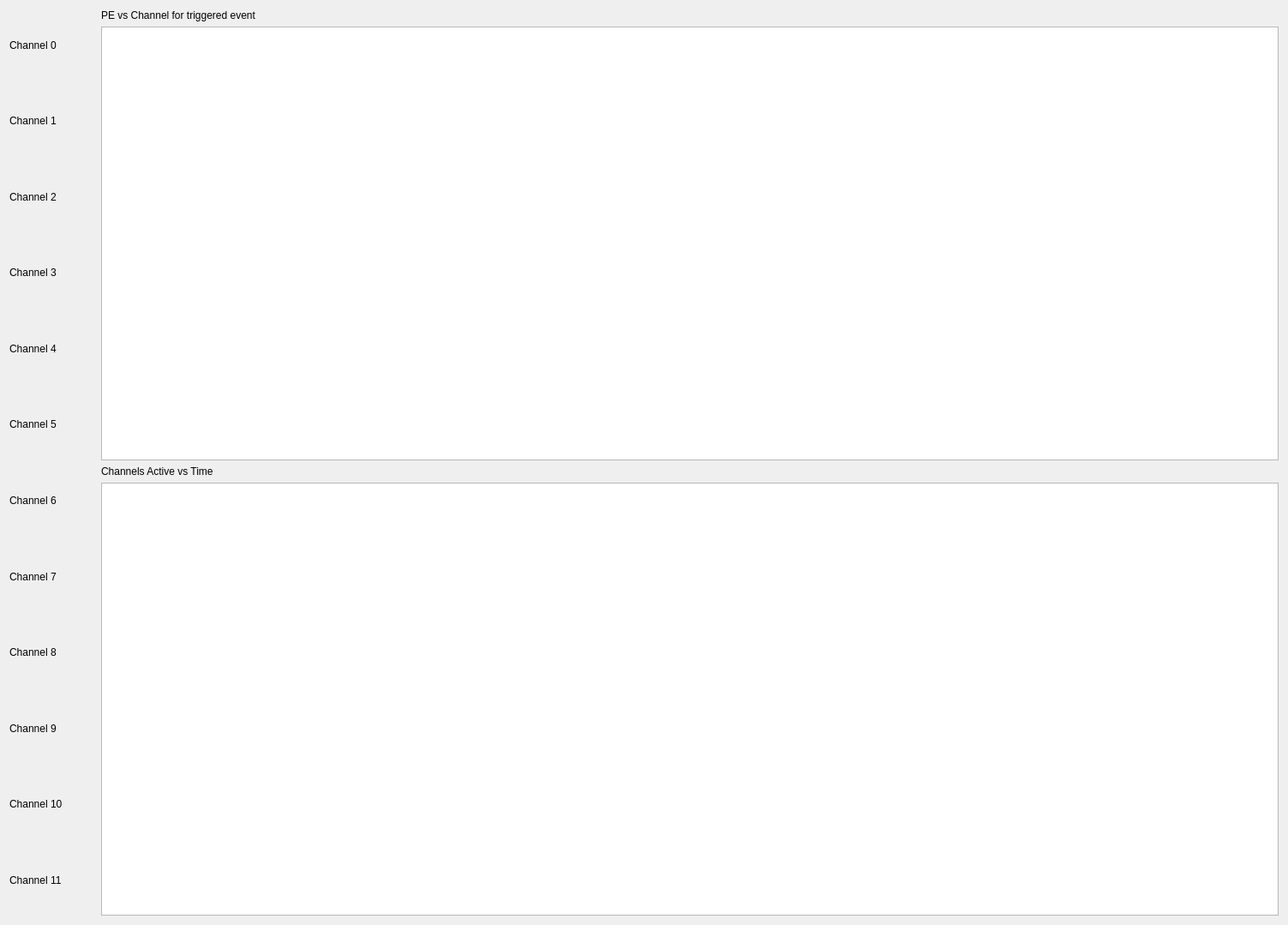
<?xml version="1.0" encoding="UTF-8"?>
<ui version="4.0">
 <class>Form</class>
 <widget class="QWidget" name="Form">
  <property name="geometry">
   <rect>
    <x>0</x>
    <y>0</y>
    <width>1503</width>
    <height>1079</height>
   </rect>
  </property>
  <property name="windowTitle">
   <string>Form</string>
  </property>
  <layout class="QHBoxLayout" name="horizontalLayout_2">
   <item>
    <layout class="QGridLayout" name="gridLayout">
     <item row="0" column="1">
      <widget class="PyDMByteIndicator" name="PyDMByteIndicator">
       <property name="minimumSize">
        <size>
         <width>20</width>
         <height>20</height>
        </size>
       </property>
       <property name="toolTip">
        <string/>
       </property>
       <property name="alarmSensitiveContent" stdset="0">
        <bool>false</bool>
       </property>
       <property name="alarmSensitiveBorder" stdset="0">
        <bool>true</bool>
       </property>
       <property name="PyDMToolTip" stdset="0">
        <string/>
       </property>
       <property name="channel" stdset="0">
        <string>rogue://0/root.TsDaqDataReceiver.Chnl[0]</string>
       </property>
       <property name="showLabels" stdset="0">
        <bool>false</bool>
       </property>
       <property name="bigEndian" stdset="0">
        <bool>false</bool>
       </property>
       <property name="circles" stdset="0">
        <bool>true</bool>
       </property>
       <property name="numBits" stdset="0">
        <number>1</number>
       </property>
       <property name="shift" stdset="0">
        <number>0</number>
       </property>
       <property name="labels" stdset="0">
        <stringlist>
         <string>Bit 0</string>
        </stringlist>
       </property>
      </widget>
     </item>
     <item row="3" column="0">
      <widget class="QLabel" name="label_3">
       <property name="text">
        <string>Channel 3</string>
       </property>
      </widget>
     </item>
     <item row="1" column="0">
      <widget class="QLabel" name="channel2Label">
       <property name="text">
        <string>Channel 1</string>
       </property>
      </widget>
     </item>
     <item row="9" column="0">
      <widget class="QLabel" name="label_9">
       <property name="text">
        <string>Channel 9</string>
       </property>
      </widget>
     </item>
     <item row="7" column="0">
      <widget class="QLabel" name="label_7">
       <property name="text">
        <string>Channel 7</string>
       </property>
      </widget>
     </item>
     <item row="2" column="1">
      <widget class="PyDMByteIndicator" name="PyDMByteIndicator_3">
       <property name="minimumSize">
        <size>
         <width>20</width>
         <height>20</height>
        </size>
       </property>
       <property name="toolTip">
        <string/>
       </property>
       <property name="alarmSensitiveContent" stdset="0">
        <bool>false</bool>
       </property>
       <property name="alarmSensitiveBorder" stdset="0">
        <bool>true</bool>
       </property>
       <property name="PyDMToolTip" stdset="0">
        <string/>
       </property>
       <property name="channel" stdset="0">
        <string>rogue://0/root.TsDaqDataReceiver.Chnl[2]</string>
       </property>
       <property name="showLabels" stdset="0">
        <bool>false</bool>
       </property>
       <property name="bigEndian" stdset="0">
        <bool>false</bool>
       </property>
       <property name="circles" stdset="0">
        <bool>true</bool>
       </property>
       <property name="numBits" stdset="0">
        <number>1</number>
       </property>
       <property name="shift" stdset="0">
        <number>0</number>
       </property>
       <property name="labels" stdset="0">
        <stringlist>
         <string>Bit 0</string>
        </stringlist>
       </property>
      </widget>
     </item>
     <item row="7" column="1">
      <widget class="PyDMByteIndicator" name="PyDMByteIndicator_8">
       <property name="minimumSize">
        <size>
         <width>20</width>
         <height>20</height>
        </size>
       </property>
       <property name="toolTip">
        <string/>
       </property>
       <property name="alarmSensitiveContent" stdset="0">
        <bool>false</bool>
       </property>
       <property name="alarmSensitiveBorder" stdset="0">
        <bool>true</bool>
       </property>
       <property name="PyDMToolTip" stdset="0">
        <string/>
       </property>
       <property name="channel" stdset="0">
        <string>rogue://0/root.TsDaqDataReceiver.Chnl[7]</string>
       </property>
       <property name="showLabels" stdset="0">
        <bool>false</bool>
       </property>
       <property name="bigEndian" stdset="0">
        <bool>false</bool>
       </property>
       <property name="circles" stdset="0">
        <bool>true</bool>
       </property>
       <property name="numBits" stdset="0">
        <number>1</number>
       </property>
       <property name="shift" stdset="0">
        <number>0</number>
       </property>
       <property name="labels" stdset="0">
        <stringlist>
         <string>Bit 0</string>
        </stringlist>
       </property>
      </widget>
     </item>
     <item row="8" column="0">
      <widget class="QLabel" name="label_8">
       <property name="text">
        <string>Channel 8</string>
       </property>
      </widget>
     </item>
     <item row="2" column="0">
      <widget class="QLabel" name="channel3Label">
       <property name="text">
        <string>Channel 2</string>
       </property>
      </widget>
     </item>
     <item row="4" column="0">
      <widget class="QLabel" name="label_4">
       <property name="text">
        <string>Channel 4</string>
       </property>
      </widget>
     </item>
     <item row="9" column="1">
      <widget class="PyDMByteIndicator" name="PyDMByteIndicator_10">
       <property name="minimumSize">
        <size>
         <width>20</width>
         <height>20</height>
        </size>
       </property>
       <property name="toolTip">
        <string/>
       </property>
       <property name="alarmSensitiveContent" stdset="0">
        <bool>false</bool>
       </property>
       <property name="alarmSensitiveBorder" stdset="0">
        <bool>true</bool>
       </property>
       <property name="PyDMToolTip" stdset="0">
        <string/>
       </property>
       <property name="channel" stdset="0">
        <string>rogue://0/root.TsDaqDataReceiver.Chnl[9]</string>
       </property>
       <property name="showLabels" stdset="0">
        <bool>false</bool>
       </property>
       <property name="bigEndian" stdset="0">
        <bool>false</bool>
       </property>
       <property name="circles" stdset="0">
        <bool>true</bool>
       </property>
       <property name="numBits" stdset="0">
        <number>1</number>
       </property>
       <property name="shift" stdset="0">
        <number>0</number>
       </property>
       <property name="labels" stdset="0">
        <stringlist>
         <string>Bit 0</string>
        </stringlist>
       </property>
      </widget>
     </item>
     <item row="5" column="0">
      <widget class="QLabel" name="label_5">
       <property name="text">
        <string>Channel 5</string>
       </property>
      </widget>
     </item>
     <item row="6" column="0">
      <widget class="QLabel" name="label_6">
       <property name="text">
        <string>Channel 6</string>
       </property>
      </widget>
     </item>
     <item row="11" column="0">
      <widget class="QLabel" name="label_11">
       <property name="text">
        <string>Channel 11</string>
       </property>
      </widget>
     </item>
     <item row="11" column="1">
      <widget class="PyDMByteIndicator" name="PyDMByteIndicator_12">
       <property name="minimumSize">
        <size>
         <width>20</width>
         <height>20</height>
        </size>
       </property>
       <property name="toolTip">
        <string/>
       </property>
       <property name="alarmSensitiveContent" stdset="0">
        <bool>false</bool>
       </property>
       <property name="alarmSensitiveBorder" stdset="0">
        <bool>true</bool>
       </property>
       <property name="PyDMToolTip" stdset="0">
        <string/>
       </property>
       <property name="channel" stdset="0">
        <string>rogue://0/root.TsDaqDataReceiver.Chnl[11]</string>
       </property>
       <property name="showLabels" stdset="0">
        <bool>false</bool>
       </property>
       <property name="bigEndian" stdset="0">
        <bool>false</bool>
       </property>
       <property name="circles" stdset="0">
        <bool>true</bool>
       </property>
       <property name="numBits" stdset="0">
        <number>1</number>
       </property>
       <property name="shift" stdset="0">
        <number>0</number>
       </property>
       <property name="labels" stdset="0">
        <stringlist>
         <string>Bit 0</string>
        </stringlist>
       </property>
      </widget>
     </item>
     <item row="4" column="1">
      <widget class="PyDMByteIndicator" name="PyDMByteIndicator_5">
       <property name="minimumSize">
        <size>
         <width>20</width>
         <height>20</height>
        </size>
       </property>
       <property name="toolTip">
        <string/>
       </property>
       <property name="alarmSensitiveContent" stdset="0">
        <bool>false</bool>
       </property>
       <property name="alarmSensitiveBorder" stdset="0">
        <bool>true</bool>
       </property>
       <property name="PyDMToolTip" stdset="0">
        <string/>
       </property>
       <property name="channel" stdset="0">
        <string>rogue://0/root.TsDaqDataReceiver.Chnl[4]</string>
       </property>
       <property name="showLabels" stdset="0">
        <bool>false</bool>
       </property>
       <property name="bigEndian" stdset="0">
        <bool>false</bool>
       </property>
       <property name="circles" stdset="0">
        <bool>true</bool>
       </property>
       <property name="numBits" stdset="0">
        <number>1</number>
       </property>
       <property name="shift" stdset="0">
        <number>0</number>
       </property>
       <property name="labels" stdset="0">
        <stringlist>
         <string>Bit 0</string>
        </stringlist>
       </property>
      </widget>
     </item>
     <item row="10" column="0">
      <widget class="QLabel" name="label_10">
       <property name="text">
        <string>Channel 10</string>
       </property>
      </widget>
     </item>
     <item row="0" column="0">
      <widget class="QLabel" name="helloLabel">
       <property name="text">
        <string>Channel 0</string>
       </property>
      </widget>
     </item>
     <item row="3" column="1">
      <widget class="PyDMByteIndicator" name="PyDMByteIndicator_4">
       <property name="minimumSize">
        <size>
         <width>20</width>
         <height>20</height>
        </size>
       </property>
       <property name="toolTip">
        <string/>
       </property>
       <property name="alarmSensitiveContent" stdset="0">
        <bool>false</bool>
       </property>
       <property name="alarmSensitiveBorder" stdset="0">
        <bool>true</bool>
       </property>
       <property name="PyDMToolTip" stdset="0">
        <string/>
       </property>
       <property name="channel" stdset="0">
        <string>rogue://0/root.TsDaqDataReceiver.Chnl[3]</string>
       </property>
       <property name="showLabels" stdset="0">
        <bool>false</bool>
       </property>
       <property name="bigEndian" stdset="0">
        <bool>false</bool>
       </property>
       <property name="circles" stdset="0">
        <bool>true</bool>
       </property>
       <property name="numBits" stdset="0">
        <number>1</number>
       </property>
       <property name="shift" stdset="0">
        <number>0</number>
       </property>
       <property name="labels" stdset="0">
        <stringlist>
         <string>Bit 0</string>
        </stringlist>
       </property>
      </widget>
     </item>
     <item row="5" column="1">
      <widget class="PyDMByteIndicator" name="PyDMByteIndicator_6">
       <property name="minimumSize">
        <size>
         <width>20</width>
         <height>20</height>
        </size>
       </property>
       <property name="toolTip">
        <string/>
       </property>
       <property name="alarmSensitiveContent" stdset="0">
        <bool>false</bool>
       </property>
       <property name="alarmSensitiveBorder" stdset="0">
        <bool>true</bool>
       </property>
       <property name="PyDMToolTip" stdset="0">
        <string/>
       </property>
       <property name="channel" stdset="0">
        <string>rogue://0/root.TsDaqDataReceiver.Chnl[5]</string>
       </property>
       <property name="showLabels" stdset="0">
        <bool>false</bool>
       </property>
       <property name="bigEndian" stdset="0">
        <bool>false</bool>
       </property>
       <property name="circles" stdset="0">
        <bool>true</bool>
       </property>
       <property name="numBits" stdset="0">
        <number>1</number>
       </property>
       <property name="shift" stdset="0">
        <number>0</number>
       </property>
       <property name="labels" stdset="0">
        <stringlist>
         <string>Bit 0</string>
        </stringlist>
       </property>
      </widget>
     </item>
     <item row="8" column="1">
      <widget class="PyDMByteIndicator" name="PyDMByteIndicator_9">
       <property name="minimumSize">
        <size>
         <width>20</width>
         <height>20</height>
        </size>
       </property>
       <property name="toolTip">
        <string/>
       </property>
       <property name="alarmSensitiveContent" stdset="0">
        <bool>false</bool>
       </property>
       <property name="alarmSensitiveBorder" stdset="0">
        <bool>true</bool>
       </property>
       <property name="PyDMToolTip" stdset="0">
        <string/>
       </property>
       <property name="channel" stdset="0">
        <string>rogue://0/root.TsDaqDataReceiver.Chnl[8]</string>
       </property>
       <property name="showLabels" stdset="0">
        <bool>false</bool>
       </property>
       <property name="bigEndian" stdset="0">
        <bool>false</bool>
       </property>
       <property name="circles" stdset="0">
        <bool>true</bool>
       </property>
       <property name="numBits" stdset="0">
        <number>1</number>
       </property>
       <property name="shift" stdset="0">
        <number>0</number>
       </property>
       <property name="labels" stdset="0">
        <stringlist>
         <string>Bit 0</string>
        </stringlist>
       </property>
      </widget>
     </item>
     <item row="10" column="1">
      <widget class="PyDMByteIndicator" name="PyDMByteIndicator_11">
       <property name="minimumSize">
        <size>
         <width>20</width>
         <height>20</height>
        </size>
       </property>
       <property name="toolTip">
        <string/>
       </property>
       <property name="alarmSensitiveContent" stdset="0">
        <bool>false</bool>
       </property>
       <property name="alarmSensitiveBorder" stdset="0">
        <bool>true</bool>
       </property>
       <property name="PyDMToolTip" stdset="0">
        <string/>
       </property>
       <property name="channel" stdset="0">
        <string>rogue://0/root.TsDaqDataReceiver.Chnl[10]</string>
       </property>
       <property name="showLabels" stdset="0">
        <bool>false</bool>
       </property>
       <property name="bigEndian" stdset="0">
        <bool>false</bool>
       </property>
       <property name="circles" stdset="0">
        <bool>true</bool>
       </property>
       <property name="numBits" stdset="0">
        <number>1</number>
       </property>
       <property name="shift" stdset="0">
        <number>0</number>
       </property>
       <property name="labels" stdset="0">
        <stringlist>
         <string>Bit 0</string>
        </stringlist>
       </property>
      </widget>
     </item>
     <item row="6" column="1">
      <widget class="PyDMByteIndicator" name="PyDMByteIndicator_7">
       <property name="minimumSize">
        <size>
         <width>20</width>
         <height>20</height>
        </size>
       </property>
       <property name="toolTip">
        <string/>
       </property>
       <property name="alarmSensitiveContent" stdset="0">
        <bool>false</bool>
       </property>
       <property name="alarmSensitiveBorder" stdset="0">
        <bool>true</bool>
       </property>
       <property name="PyDMToolTip" stdset="0">
        <string/>
       </property>
       <property name="channel" stdset="0">
        <string>rogue://0/root.TsDaqDataReceiver.Chnl[6]</string>
       </property>
       <property name="showLabels" stdset="0">
        <bool>false</bool>
       </property>
       <property name="bigEndian" stdset="0">
        <bool>false</bool>
       </property>
       <property name="circles" stdset="0">
        <bool>true</bool>
       </property>
       <property name="numBits" stdset="0">
        <number>1</number>
       </property>
       <property name="shift" stdset="0">
        <number>0</number>
       </property>
       <property name="labels" stdset="0">
        <stringlist>
         <string>Bit 0</string>
        </stringlist>
       </property>
      </widget>
     </item>
     <item row="1" column="1">
      <widget class="PyDMByteIndicator" name="PyDMByteIndicator_2">
       <property name="minimumSize">
        <size>
         <width>20</width>
         <height>20</height>
        </size>
       </property>
       <property name="toolTip">
        <string/>
       </property>
       <property name="alarmSensitiveContent" stdset="0">
        <bool>false</bool>
       </property>
       <property name="alarmSensitiveBorder" stdset="0">
        <bool>true</bool>
       </property>
       <property name="PyDMToolTip" stdset="0">
        <string/>
       </property>
       <property name="channel" stdset="0">
        <string>rogue://0/root.TsDaqDataReceiver.Chnl[1]</string>
       </property>
       <property name="showLabels" stdset="0">
        <bool>false</bool>
       </property>
       <property name="bigEndian" stdset="0">
        <bool>false</bool>
       </property>
       <property name="circles" stdset="0">
        <bool>true</bool>
       </property>
       <property name="numBits" stdset="0">
        <number>1</number>
       </property>
       <property name="shift" stdset="0">
        <number>0</number>
       </property>
       <property name="labels" stdset="0">
        <stringlist>
         <string>Bit 0</string>
        </stringlist>
       </property>
      </widget>
     </item>
     <item row="0" column="2">
      <widget class="PyDMLabel" name="PyDMLabel_2">
       <property name="toolTip">
        <string/>
       </property>
       <property name="precision" stdset="0">
        <number>0</number>
       </property>
       <property name="showUnits" stdset="0">
        <bool>false</bool>
       </property>
       <property name="precisionFromPV" stdset="0">
        <bool>true</bool>
       </property>
       <property name="alarmSensitiveContent" stdset="0">
        <bool>false</bool>
       </property>
       <property name="alarmSensitiveBorder" stdset="0">
        <bool>true</bool>
       </property>
       <property name="PyDMToolTip" stdset="0">
        <string/>
       </property>
       <property name="channel" stdset="0">
        <string>rogue://0/root.TsDaqDataReceiver.ChnlVal[0]</string>
       </property>
       <property name="enableRichText" stdset="0">
        <bool>false</bool>
       </property>
      </widget>
     </item>
     <item row="1" column="2">
      <widget class="PyDMLabel" name="PyDMLabel_3">
       <property name="toolTip">
        <string/>
       </property>
       <property name="precision" stdset="0">
        <number>0</number>
       </property>
       <property name="showUnits" stdset="0">
        <bool>false</bool>
       </property>
       <property name="precisionFromPV" stdset="0">
        <bool>true</bool>
       </property>
       <property name="alarmSensitiveContent" stdset="0">
        <bool>false</bool>
       </property>
       <property name="alarmSensitiveBorder" stdset="0">
        <bool>true</bool>
       </property>
       <property name="PyDMToolTip" stdset="0">
        <string/>
       </property>
       <property name="channel" stdset="0">
        <string>rogue://0/root.TsDaqDataReceiver.ChnlVal[1]</string>
       </property>
       <property name="enableRichText" stdset="0">
        <bool>false</bool>
       </property>
      </widget>
     </item>
     <item row="2" column="2">
      <widget class="PyDMLabel" name="PyDMLabel_4">
       <property name="toolTip">
        <string/>
       </property>
       <property name="precision" stdset="0">
        <number>0</number>
       </property>
       <property name="showUnits" stdset="0">
        <bool>false</bool>
       </property>
       <property name="precisionFromPV" stdset="0">
        <bool>true</bool>
       </property>
       <property name="alarmSensitiveContent" stdset="0">
        <bool>false</bool>
       </property>
       <property name="alarmSensitiveBorder" stdset="0">
        <bool>true</bool>
       </property>
       <property name="PyDMToolTip" stdset="0">
        <string/>
       </property>
       <property name="channel" stdset="0">
        <string>rogue://0/root.TsDaqDataReceiver.ChnlVal[2]</string>
       </property>
       <property name="enableRichText" stdset="0">
        <bool>false</bool>
       </property>
      </widget>
     </item>
     <item row="3" column="2">
      <widget class="PyDMLabel" name="PyDMLabel_5">
       <property name="toolTip">
        <string/>
       </property>
       <property name="precision" stdset="0">
        <number>0</number>
       </property>
       <property name="showUnits" stdset="0">
        <bool>false</bool>
       </property>
       <property name="precisionFromPV" stdset="0">
        <bool>true</bool>
       </property>
       <property name="alarmSensitiveContent" stdset="0">
        <bool>false</bool>
       </property>
       <property name="alarmSensitiveBorder" stdset="0">
        <bool>true</bool>
       </property>
       <property name="PyDMToolTip" stdset="0">
        <string/>
       </property>
       <property name="channel" stdset="0">
        <string>rogue://0/root.TsDaqDataReceiver.ChnlVal[3]</string>
       </property>
       <property name="enableRichText" stdset="0">
        <bool>false</bool>
       </property>
      </widget>
     </item>
     <item row="4" column="2">
      <widget class="PyDMLabel" name="PyDMLabel_6">
       <property name="toolTip">
        <string/>
       </property>
       <property name="precision" stdset="0">
        <number>0</number>
       </property>
       <property name="showUnits" stdset="0">
        <bool>false</bool>
       </property>
       <property name="precisionFromPV" stdset="0">
        <bool>true</bool>
       </property>
       <property name="alarmSensitiveContent" stdset="0">
        <bool>false</bool>
       </property>
       <property name="alarmSensitiveBorder" stdset="0">
        <bool>true</bool>
       </property>
       <property name="PyDMToolTip" stdset="0">
        <string/>
       </property>
       <property name="channel" stdset="0">
        <string>rogue://0/root.TsDaqDataReceiver.ChnlVal[4]</string>
       </property>
       <property name="enableRichText" stdset="0">
        <bool>false</bool>
       </property>
      </widget>
     </item>
     <item row="5" column="2">
      <widget class="PyDMLabel" name="PyDMLabel_7">
       <property name="toolTip">
        <string/>
       </property>
       <property name="precision" stdset="0">
        <number>0</number>
       </property>
       <property name="showUnits" stdset="0">
        <bool>false</bool>
       </property>
       <property name="precisionFromPV" stdset="0">
        <bool>true</bool>
       </property>
       <property name="alarmSensitiveContent" stdset="0">
        <bool>false</bool>
       </property>
       <property name="alarmSensitiveBorder" stdset="0">
        <bool>true</bool>
       </property>
       <property name="PyDMToolTip" stdset="0">
        <string/>
       </property>
       <property name="channel" stdset="0">
        <string>rogue://0/root.TsDaqDataReceiver.ChnlVal[5]</string>
       </property>
       <property name="enableRichText" stdset="0">
        <bool>false</bool>
       </property>
      </widget>
     </item>
     <item row="6" column="2">
      <widget class="PyDMLabel" name="PyDMLabel_8">
       <property name="toolTip">
        <string/>
       </property>
       <property name="precision" stdset="0">
        <number>0</number>
       </property>
       <property name="showUnits" stdset="0">
        <bool>false</bool>
       </property>
       <property name="precisionFromPV" stdset="0">
        <bool>true</bool>
       </property>
       <property name="alarmSensitiveContent" stdset="0">
        <bool>false</bool>
       </property>
       <property name="alarmSensitiveBorder" stdset="0">
        <bool>true</bool>
       </property>
       <property name="PyDMToolTip" stdset="0">
        <string/>
       </property>
       <property name="channel" stdset="0">
        <string>rogue://0/root.TsDaqDataReceiver.ChnlVal[6]</string>
       </property>
       <property name="enableRichText" stdset="0">
        <bool>false</bool>
       </property>
      </widget>
     </item>
     <item row="7" column="2">
      <widget class="PyDMLabel" name="PyDMLabel_9">
       <property name="toolTip">
        <string/>
       </property>
       <property name="precision" stdset="0">
        <number>0</number>
       </property>
       <property name="showUnits" stdset="0">
        <bool>false</bool>
       </property>
       <property name="precisionFromPV" stdset="0">
        <bool>true</bool>
       </property>
       <property name="alarmSensitiveContent" stdset="0">
        <bool>false</bool>
       </property>
       <property name="alarmSensitiveBorder" stdset="0">
        <bool>true</bool>
       </property>
       <property name="PyDMToolTip" stdset="0">
        <string/>
       </property>
       <property name="channel" stdset="0">
        <string>rogue://0/root.TsDaqDataReceiver.ChnlVal[7]</string>
       </property>
       <property name="enableRichText" stdset="0">
        <bool>false</bool>
       </property>
      </widget>
     </item>
     <item row="8" column="2">
      <widget class="PyDMLabel" name="PyDMLabel_10">
       <property name="toolTip">
        <string/>
       </property>
       <property name="precision" stdset="0">
        <number>0</number>
       </property>
       <property name="showUnits" stdset="0">
        <bool>false</bool>
       </property>
       <property name="precisionFromPV" stdset="0">
        <bool>true</bool>
       </property>
       <property name="alarmSensitiveContent" stdset="0">
        <bool>false</bool>
       </property>
       <property name="alarmSensitiveBorder" stdset="0">
        <bool>true</bool>
       </property>
       <property name="PyDMToolTip" stdset="0">
        <string/>
       </property>
       <property name="channel" stdset="0">
        <string>rogue://0/root.TsDaqDataReceiver.ChnlVal[8]</string>
       </property>
       <property name="enableRichText" stdset="0">
        <bool>false</bool>
       </property>
      </widget>
     </item>
     <item row="9" column="2">
      <widget class="PyDMLabel" name="PyDMLabel_11">
       <property name="toolTip">
        <string/>
       </property>
       <property name="precision" stdset="0">
        <number>0</number>
       </property>
       <property name="showUnits" stdset="0">
        <bool>false</bool>
       </property>
       <property name="precisionFromPV" stdset="0">
        <bool>true</bool>
       </property>
       <property name="alarmSensitiveContent" stdset="0">
        <bool>false</bool>
       </property>
       <property name="alarmSensitiveBorder" stdset="0">
        <bool>true</bool>
       </property>
       <property name="PyDMToolTip" stdset="0">
        <string/>
       </property>
       <property name="channel" stdset="0">
        <string>rogue://0/root.TsDaqDataReceiver.ChnlVal[9]</string>
       </property>
       <property name="enableRichText" stdset="0">
        <bool>false</bool>
       </property>
      </widget>
     </item>
     <item row="10" column="2">
      <widget class="PyDMLabel" name="PyDMLabel_12">
       <property name="toolTip">
        <string/>
       </property>
       <property name="precision" stdset="0">
        <number>0</number>
       </property>
       <property name="showUnits" stdset="0">
        <bool>false</bool>
       </property>
       <property name="precisionFromPV" stdset="0">
        <bool>true</bool>
       </property>
       <property name="alarmSensitiveContent" stdset="0">
        <bool>false</bool>
       </property>
       <property name="alarmSensitiveBorder" stdset="0">
        <bool>true</bool>
       </property>
       <property name="PyDMToolTip" stdset="0">
        <string/>
       </property>
       <property name="channel" stdset="0">
        <string>rogue://0/root.TsDaqDataReceiver.ChnlVal[10]</string>
       </property>
       <property name="enableRichText" stdset="0">
        <bool>false</bool>
       </property>
      </widget>
     </item>
     <item row="11" column="2">
      <widget class="PyDMLabel" name="PyDMLabel_13">
       <property name="toolTip">
        <string/>
       </property>
       <property name="precision" stdset="0">
        <number>0</number>
       </property>
       <property name="showUnits" stdset="0">
        <bool>false</bool>
       </property>
       <property name="precisionFromPV" stdset="0">
        <bool>true</bool>
       </property>
       <property name="alarmSensitiveContent" stdset="0">
        <bool>false</bool>
       </property>
       <property name="alarmSensitiveBorder" stdset="0">
        <bool>true</bool>
       </property>
       <property name="PyDMToolTip" stdset="0">
        <string/>
       </property>
       <property name="channel" stdset="0">
        <string>rogue://0/root.TsDaqDataReceiver.ChnlVal[11]</string>
       </property>
       <property name="enableRichText" stdset="0">
        <bool>false</bool>
       </property>
      </widget>
     </item>
    </layout>
   </item>
   <item>
    <layout class="QVBoxLayout" name="verticalLayout">
     <item>
      <widget class="QLabel" name="label">
       <property name="text">
        <string>PE vs Channel for triggered event</string>
       </property>
      </widget>
     </item>
     <item>
      <widget class="PyDMWaveformPlot" name="PyDMWaveformPlot">
       <property name="toolTip">
        <string/>
       </property>
       <property name="yAxes">
        <stringlist>
         <string>{&quot;name&quot;: &quot;Axis 1&quot;, &quot;orientation&quot;: &quot;left&quot;, &quot;label&quot;: null, &quot;minRange&quot;: 0.0, &quot;maxRange&quot;: 350.0, &quot;autoRange&quot;: true, &quot;logMode&quot;: false}</string>
        </stringlist>
       </property>
       <property name="xLabels">
        <stringlist>
         <string>Channel Number</string>
        </stringlist>
       </property>
       <property name="maxRedrawRate" stdset="0">
        <number>10</number>
       </property>
       <property name="curves">
        <stringlist>
         <string>{&quot;y_channel&quot;: &quot;rogue://0/root.TsDaqDataReceiver.ChnlData&quot;, &quot;x_channel&quot;: &quot;rogue://0/root.TsDaqDataReceiver.ChannelBins&quot;, &quot;plot_style&quot;: &quot;Bar&quot;, &quot;name&quot;: &quot;PE&quot;, &quot;color&quot;: &quot;white&quot;, &quot;lineStyle&quot;: 1, &quot;lineWidth&quot;: 1, &quot;symbol&quot;: null, &quot;symbolSize&quot;: 10, &quot;yAxisName&quot;: &quot;Axis 1&quot;, &quot;barWidth&quot;: 1.0, &quot;upperThreshold&quot;: null, &quot;lowerThreshold&quot;: null, &quot;thresholdColor&quot;: &quot;white&quot;, &quot;redraw_mode&quot;: 2}</string>
        </stringlist>
       </property>
       <property name="autoRangeX">
        <bool>false</bool>
       </property>
       <property name="maxXRange">
        <double>12.000000000000000</double>
       </property>
       <property name="autoRangeY">
        <bool>false</bool>
       </property>
       <property name="maxYRange">
        <double>350.000000000000000</double>
       </property>
      </widget>
     </item>
     <item>
      <widget class="QLabel" name="label_2">
       <property name="text">
        <string>Channels Active vs Time</string>
       </property>
      </widget>
     </item>
     <item>
      <widget class="PyDMTimePlot" name="PyDMTimePlot">
       <property name="toolTip">
        <string/>
       </property>
       <property name="yAxes">
        <stringlist>
         <string>{&quot;name&quot;: &quot;Axis 1&quot;, &quot;orientation&quot;: &quot;left&quot;, &quot;label&quot;: null, &quot;minRange&quot;: -2.191123143033419, &quot;maxRange&quot;: 2.191123143033419, &quot;autoRange&quot;: true, &quot;logMode&quot;: false}</string>
        </stringlist>
       </property>
       <property name="curves">
        <stringlist>
         <string>{&quot;channel&quot;: &quot;rogue://0/root.TsDaqDataReceiver.ChannelActive&quot;, &quot;plot_style&quot;: &quot;Line&quot;, &quot;name&quot;: &quot;Channels Active&quot;, &quot;color&quot;: &quot;white&quot;, &quot;lineStyle&quot;: 2, &quot;lineWidth&quot;: 1, &quot;symbol&quot;: &quot;o&quot;, &quot;symbolSize&quot;: 10, &quot;yAxisName&quot;: &quot;Axis 1&quot;, &quot;barWidth&quot;: null, &quot;upperThreshold&quot;: null, &quot;lowerThreshold&quot;: null, &quot;thresholdColor&quot;: &quot;white&quot;}</string>
        </stringlist>
       </property>
       <property name="timeSpan">
        <double>30.000000000000000</double>
       </property>
      </widget>
     </item>
    </layout>
   </item>
  </layout>
 </widget>
 <customwidgets>
  <customwidget>
   <class>PyDMLabel</class>
   <extends>QLabel</extends>
   <header>pydm.widgets.label</header>
  </customwidget>
  <customwidget>
   <class>PyDMTimePlot</class>
   <extends>QGraphicsView</extends>
   <header>pydm.widgets.timeplot</header>
  </customwidget>
  <customwidget>
   <class>PyDMWaveformPlot</class>
   <extends>QGraphicsView</extends>
   <header>pydm.widgets.waveformplot</header>
  </customwidget>
  <customwidget>
   <class>PyDMByteIndicator</class>
   <extends>QWidget</extends>
   <header>pydm.widgets.byte</header>
  </customwidget>
 </customwidgets>
 <resources/>
 <connections/>
</ui>
